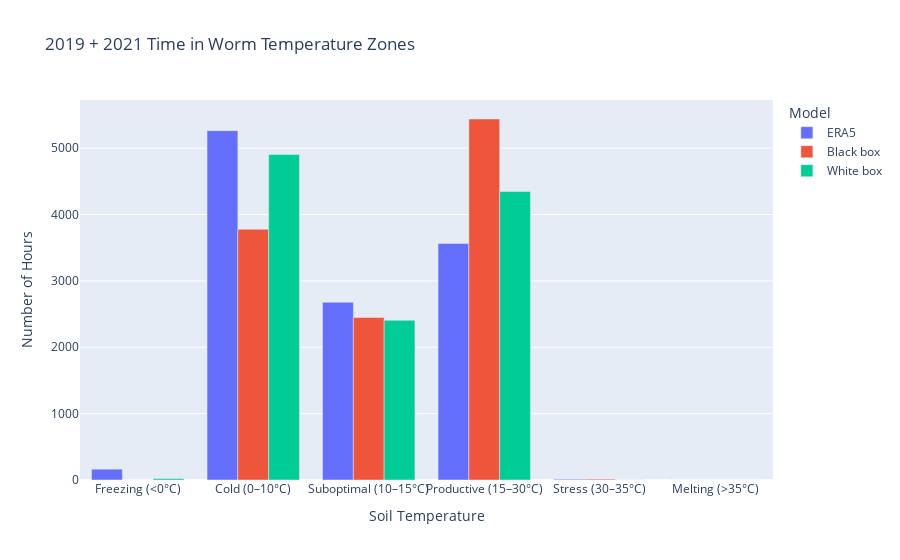

Source (notebook cell):
### Markdown cell above
# Combined years

### Code cell
dfs = [year_2019, year_2021]
labels = ['ERA5', name_model_A, name_model_B]
cols = ['soil_0_7', 'bin_model_A_soil', 'bin_model_B_soil']

series_to_compare_combined = combine_series_by_label(dfs, labels, cols)

fig = plot_hours_in_temperature_zones(series_to_compare_combined, "2019 + 2021 Time in Worm Temperature Zones")
fig.show()

### Figure 1 — Plotly figure (JSON) as saved in the notebook; plotly's stock layout.template omitted (floating-point values rounded to 4 significant figures)
{"data": [{"alignmentgroup": "True", "hovertemplate": "Model=ERA5<br>Zone=%{x}<br>Hours=%{y}<extra></extra>", "legendgroup": "ERA5", "marker": {"color": "#636efa", "pattern": {"shape": ""}}, "name": "ERA5", "offsetgroup": "ERA5", "orientation": "v", "showlegend": true, "textposition": "auto", "type": "bar", "x": ["Freezing (<0°C)", "Cold (0–10°C)", "Suboptimal (10–15°C)", "Productive (15–30°C)", "Stress (30–35°C)", "Melting (>35°C)"], "xaxis": "x", "y": [163, 5264, 2679, 3563, 11, 0], "yaxis": "y"}, {"alignmentgroup": "True", "hovertemplate": "Model=Black box<br>Zone=%{x}<br>Hours=%{y}<extra></extra>", "legendgroup": "Black box", "marker": {"color": "#EF553B", "pattern": {"shape": ""}}, "name": "Black box", "offsetgroup": "Black box", "orientation": "v", "showlegend": true, "textposition": "auto", "type": "bar", "x": ["Freezing (<0°C)", "Cold (0–10°C)", "Suboptimal (10–15°C)", "Productive (15–30°C)", "Stress (30–35°C)", "Melting (>35°C)"], "xaxis": "x", "y": [0, 3778, 2449, 5440, 13, 0], "yaxis": "y"}, {"alignmentgroup": "True", "hovertemplate": "Model=White box<br>Zone=%{x}<br>Hours=%{y}<extra></extra>", "legendgroup": "White box", "marker": {"color": "#00cc96", "pattern": {"shape": ""}}, "name": "White box", "offsetgroup": "White box", "orientation": "v", "showlegend": true, "textposition": "auto", "type": "bar", "x": ["Freezing (<0°C)", "Cold (0–10°C)", "Suboptimal (10–15°C)", "Productive (15–30°C)", "Stress (30–35°C)", "Melting (>35°C)"], "xaxis": "x", "y": [21, 4904, 2407, 4347, 1, 0], "yaxis": "y"}], "layout": {"barmode": "group", "legend": {"title": {"text": "Model"}, "tracegroupgap": 0}, "title": {"text": "2019 + 2021 Time in Worm Temperature Zones"}, "xaxis": {"anchor": "y", "categoryarray": ["Freezing (<0°C)", "Cold (0–10°C)", "Suboptimal (10–15°C)", "Productive (15–30°C)", "Stress (30–35°C)", "Melting (>35°C)"], "categoryorder": "array", "domain": [0, 1], "tickangle": 0, "title": {"text": "Soil Temperature"}}, "yaxis": {"anchor": "x", "domain": [0, 1], "title": {"text": "Number of Hours"}}}}
